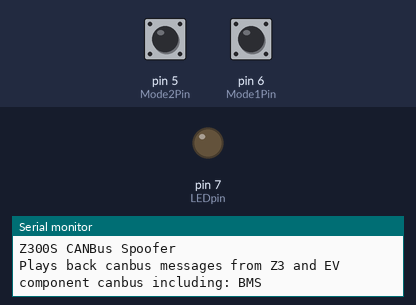
The sketch below on a simulated Arduino Uno, built with avr-gcc and run on an emulated ATmega328P. Shown: output pins drawn as LEDs (lit = HIGH), the last lines printed to the serial monitor. Inputs (shaded band) come from the test bench; at power-on: pin 6 (Mode1Pin) HIGH, pin 5 (Mode2Pin) HIGH.

Above: at 1.2 s.
1.3 s: pin 6 (Mode1Pin) pulled LOW for 1 s
At 2.1 s:
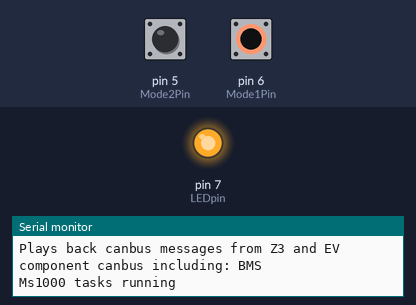
3.8 s: pin 6 (Mode1Pin) pulled LOW for 3.2 s
At 8.2 s:
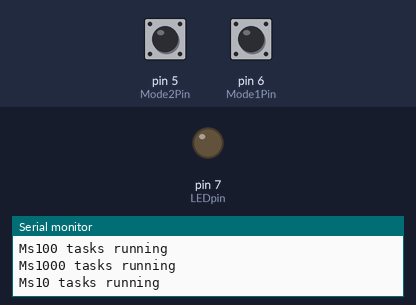
8.5 s: pin 5 (Mode2Pin) pulled LOW for 3.2 s
At 9.3 s:
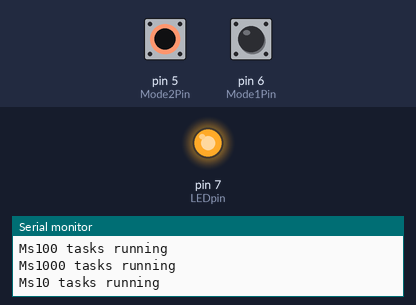
Timing chart, 0 to 13.2 s (numbered marks = the images above; inputs shaded):
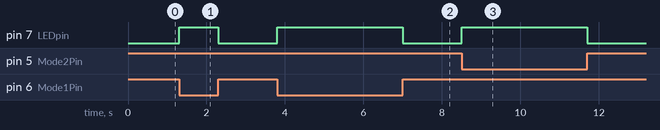

Measured:
- after the input at 1.3 s, pin 7 (LEDpin): LOW → HIGH at once, → LOW 1.0 s later
- after the input at 3.8 s, pin 7 (LEDpin): LOW → HIGH at once, → LOW 3.2 s later
- after the input at 8.5 s, pin 7 (LEDpin): LOW → HIGH at once, → LOW 3.2 s later

The sketch:

Z300_Can_Spoofer.ino
```cpp
/* Can Comms on Car:
// BMS - done
// Charger
// Heater  - Done
// Shunt
// Inverter
// Car
*/

/* BMS
/* 0x355 53 00 64 00 3E 03 02 00 at 1000ms for test purposes - SoC / SoH
 * 0x356 58 92 00 01 51 00 52 0F at 1000ms for test purposes  - pack voltage / avg temp / avg voltage
 * 0x35A 00 00 00 00 00 00 00 00 at 1000ms for test purposes  - warnings
 * 0x373 12 0F 50 0F 11 01 19 01 at 1000ms for test purposes  - high/low voltages/temps
 * 0x379 00 10 00 10 00 10 00 10 at 1000ms for test purposes  - remaining amp hours / range estimate - NOT IN TEST
 *
 * BMS CHARGE CONTROL
 * 0x285 00 00 B6 00 00 00 00 00 at 10ms
 * 0x286 00 4A 50 25 00 00 00 00 at 100ms for testing
 *
 * CHARGER
 * 0x377 05 9E 00 80 42 43 3E 22 at 100ms for testing - 8bytes DC-DC converter status
 * B0+B1 = 12V Battery voltage (h04DC=12,45V -> 0,01V/bit)
 * B2+B3 = 12V Supply current  (H53=8,3A -> 0,1A/bit)
 * B4 = Temperature 1    (starts at -40degC, +1degC/bit)
 * B5 = Temperature 2    (starts at -40degC, +1degC/bit)
 * B6 = Temperature 3    (starts at -40degC, +1degC/bit)
 * B7 = Statusbyte     (0x20=standby, 0x21=error, 0x22=in operation)
 *
 * 0x389 9F 00 00 4E 54 C0 00 00 at 100ms for testing
 * B0 = Battery Voltage (as seen by the charger), needs to be scaled x 2, so can represent up to 255*2V; used to monitor battery during charge
 * B1 = Charger supply voltage, no scaling needed
 * B6 = AC Supply Current x 10
 * B7 = DC side current x 10 (should equal commanded current)
 *
 * 0x38A 45 52 A7 19 04 00 00 00 at 100ms for testing
 * B0 = temp x 2?
 * B1 = temp x 2?
 * B3 = EVSE Control Duty Cycle (granny cable ~26 = 26%)
 *
 * HEATER
 * 0x398 00 09 00 3B 3B 00 00 00 at 100ms byte 3 seems to be water temperature inlet, byte 4 water temperature outlet
 * 0x630 00 00 00 00 00 00 00 00 at 500ms - NOT USED FOR TESTING
 * 0x62D 00 00 00 00 00 00 00 00 at 500ms - NOT USED FOR TESTING
 * 0x6BD 00 00 00 00 00 00 00 00 at 500ms - NOT USED FOR TESTING
 * When HV is connected 0x398 changes to the message below.
 * 0x398 ID 00 00 00 3B 3B 00 00 00 at 100ms
 *
 * HEATER CONTROLLER
 * 0x188 03 50 4D 00 00 00 00 at 100ms
*/

#include <SPI.h>
#include <mcp2515.h>
#include <TaskScheduler.h> // https://github.com/arkhipenko/TaskScheduler

#define LEDpin 7
#define Mode1Pin 6
#define Mode2Pin 5
int Mode1PinState;
int Mode2PinState;
int LEDstate = 0;

void ms10Task();
void ms100Task();
void ms500Task();
void ms1000Task();

Task ms10(10, -1, &ms10Task);
Task ms100(100, -1, &ms100Task);
Task ms500(500, -1, &ms500Task);
Task ms1000(1000, -1, &ms1000Task);

Scheduler runner;

int ms10count = 0;
int ms100count = 0;
int ms500count = 0;

struct can_frame canMsg1;
struct can_frame canMsg2;
struct can_frame canMsg3;
struct can_frame canMsg4;
struct can_frame canMsg5;
struct can_frame canMsg6;
struct can_frame canMsg7;
struct can_frame canMsg8;
struct can_frame canMsg9;
struct can_frame canMsg10;

MCP2515 mcp2515(10);

void setup() {
  /* BMS */
  canMsg1.can_id  = 0x355;
  canMsg1.can_dlc = 8;
  canMsg1.data[0] = 0x53;
  canMsg1.data[1] = 0x00;
  canMsg1.data[2] = 0x64;
  canMsg1.data[3] = 0x00;
  canMsg1.data[4] = 0x3E;
  canMsg1.data[5] = 0x03;
  canMsg1.data[6] = 0x02;
  canMsg1.data[7] = 0x00;

  canMsg2.can_id  = 0x356;
  canMsg2.can_dlc = 8;
  canMsg2.data[0] = 0x58;
  canMsg2.data[1] = 0x92;
  canMsg2.data[2] = 0x00;
  canMsg2.data[3] = 0x01;
  canMsg2.data[4] = 0x51;
  canMsg2.data[5] = 0x00;
  canMsg2.data[6] = 0x52;
  canMsg2.data[7] = 0x0F;

  canMsg3.can_id  = 0x35A;
  canMsg3.can_dlc = 8;
  canMsg3.data[0] = 0x00;
  canMsg3.data[1] = 0x00;
  canMsg3.data[2] = 0x00;
  canMsg3.data[3] = 0x00;
  canMsg3.data[4] = 0x00;
  canMsg3.data[5] = 0x00;
  canMsg3.data[6] = 0x00;
  canMsg3.data[7] = 0x00;

  canMsg4.can_id  = 0x373;
  canMsg4.can_dlc = 8;
  canMsg4.data[0] = 0x12;
  canMsg4.data[1] = 0x0F;
  canMsg4.data[2] = 0x50;
  canMsg4.data[3] = 0x0F;
  canMsg4.data[4] = 0x11;
  canMsg4.data[5] = 0x01;
  canMsg4.data[6] = 0x19;
  canMsg4.data[7] = 0x01;

/* BMS CHARGE CONTROL */
  canMsg5.can_id  = 0x285;
  canMsg5.can_dlc = 8;
  canMsg5.data[0] = 0x00;
  canMsg5.data[1] = 0x00;
  canMsg5.data[2] = 0xB6;
  canMsg5.data[3] = 0x00;
  canMsg5.data[4] = 0x00;
  canMsg5.data[5] = 0x00;
  canMsg5.data[6] = 0x00;
  canMsg5.data[7] = 0x00;

  canMsg6.can_id  = 0x286;
  canMsg6.can_dlc = 8;
  canMsg6.data[0] = 0x00;
  canMsg6.data[1] = 0x4A;
  canMsg6.data[2] = 0x50;
  canMsg6.data[3] = 0x25;
  canMsg6.data[4] = 0x00;
  canMsg6.data[5] = 0x00;
  canMsg6.data[6] = 0x00;
  canMsg6.data[7] = 0x00;

/* CHARGER */
  canMsg7.can_id  = 0x377;
  canMsg7.can_dlc = 8;
  canMsg7.data[0] = 0x05;
  canMsg7.data[1] = 0x90;
  canMsg7.data[2] = 0x00;
  canMsg7.data[3] = 0x80;
  canMsg7.data[4] = 0x42;
  canMsg7.data[5] = 0x43;
  canMsg7.data[6] = 0x3E;
  canMsg7.data[7] = 0x22;

  canMsg8.can_id  = 0x389;
  canMsg8.can_dlc = 8;
  canMsg8.data[0] = 0x9F;
  canMsg8.data[1] = 0x00;
  canMsg8.data[2] = 0x00;
  canMsg8.data[3] = 0x4E;
  canMsg8.data[4] = 0x54;
  canMsg8.data[5] = 0xC0;
  canMsg8.data[6] = 0x00;
  canMsg8.data[7] = 0x00;

  canMsg9.can_id  = 0x38A;
  canMsg9.can_dlc = 8;
  canMsg9.data[0] = 0x45;
  canMsg9.data[1] = 0x52;
  canMsg9.data[2] = 0xA7;
  canMsg9.data[3] = 0x19;
  canMsg9.data[4] = 0x04;
  canMsg9.data[5] = 0x00;
  canMsg9.data[6] = 0x00;
  canMsg9.data[7] = 0x00;

/* HEATER */
  canMsg10.can_id  = 0x398;
  canMsg10.can_dlc = 8;
  canMsg10.data[0] = 0x00;
  canMsg10.data[1] = 0x00;
  canMsg10.data[2] = 0x00;
  canMsg10.data[3] = 0x3B;
  canMsg10.data[4] = 0x3B;
  canMsg10.data[5] = 0x00;
  canMsg10.data[6] = 0x00;
  canMsg10.data[7] = 0x00;


  while (!Serial);
  Serial.begin(115200);

  mcp2515.reset();
  mcp2515.setBitrate(CAN_500KBPS, MCP_8MHZ);
  mcp2515.setNormalMode();
  pinMode(LEDpin, OUTPUT);
  digitalWrite(LEDpin, LOW);
  pinMode(Mode1Pin, INPUT_PULLUP);
  pinMode(Mode2Pin, INPUT_PULLUP);

  Serial.println("Z300S CANBus Spoofer");
  Serial.println("Plays back canbus messages from Z3 and EV component canbus including: BMS");

  runner.init();

  runner.addTask(ms10);
  ms10.enable();

  runner.addTask(ms100);
  ms100.enable();

  runner.addTask(ms500);
  ms500.enable();

  runner.addTask(ms1000);
  ms1000.enable();
}

void loop() {
  runner.execute();
  Mode1PinState = digitalRead(Mode1Pin);
  Mode2PinState = digitalRead(Mode2Pin);
  if (Mode1PinState == HIGH && Mode2PinState == HIGH){
    digitalWrite(LEDpin, LOW);
    LEDstate = 0;
    //Serial.println("Quiet Mode");
  } else if (Mode1PinState == LOW && Mode2PinState == HIGH){
    //Serial.println("Mode 1");
    digitalWrite(LEDpin, HIGH);
    LEDstate = 1;
  } else if (Mode1PinState == HIGH && Mode2PinState ==LOW){
    //Serial.println("Mode 2");
    digitalWrite(LEDpin, HIGH);
    LEDstate = 1;
  } else {}

}

void ms10Task() {
  if(Mode1PinState == LOW && Mode2PinState == HIGH) {
      mcp2515.sendMessage(&canMsg5);
      ms10count++;
      if(ms10count > 100) {
        ms10count = 0;
        Serial.println("Ms10 tasks running");
      }
  }
}

void ms100Task() {
  if(Mode1PinState == LOW && Mode2PinState == HIGH) {
    mcp2515.sendMessage(&canMsg6);  // 0x286
    mcp2515.sendMessage(&canMsg7);  // 0x377
    mcp2515.sendMessage(&canMsg8);  // 0x389
    mcp2515.sendMessage(&canMsg9);  // 0x38A
    mcp2515.sendMessage(&canMsg10); // 0x398
    ms100count++;
    if(ms100count > 10) {
        ms100count = 0;
        Serial.println("Ms100 tasks running");
      }
  }
}

void ms500Task() {
}
void ms1000Task() {
  if(Mode1PinState == LOW && Mode2PinState == HIGH) {
    if(LEDstate == 0){
      digitalWrite(LEDpin, HIGH);
      LEDstate = 1;
    } else {
      digitalWrite(LEDpin, LOW);
      LEDstate = 0;
    }
    mcp2515.sendMessage(&canMsg1);
    mcp2515.sendMessage(&canMsg2);
    mcp2515.sendMessage(&canMsg3);
    mcp2515.sendMessage(&canMsg4);
    Serial.println("Ms1000 tasks running");
  }
}
```
